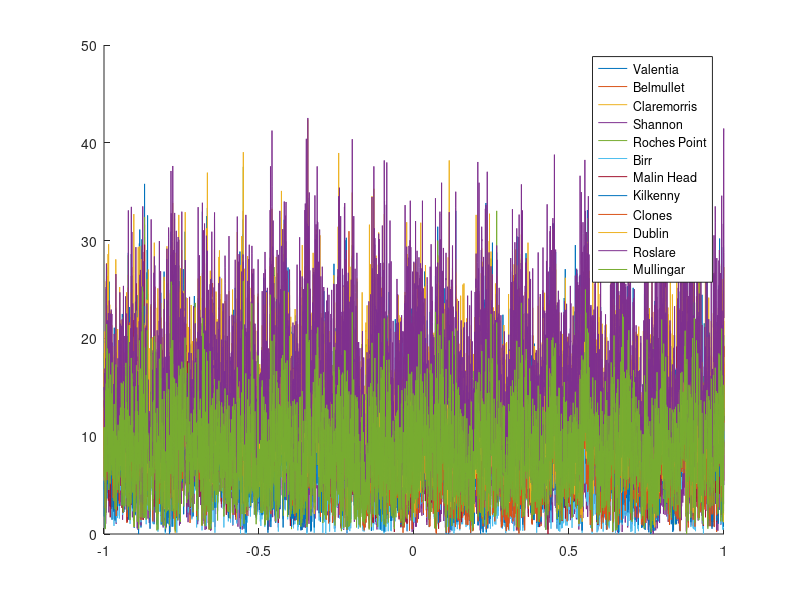
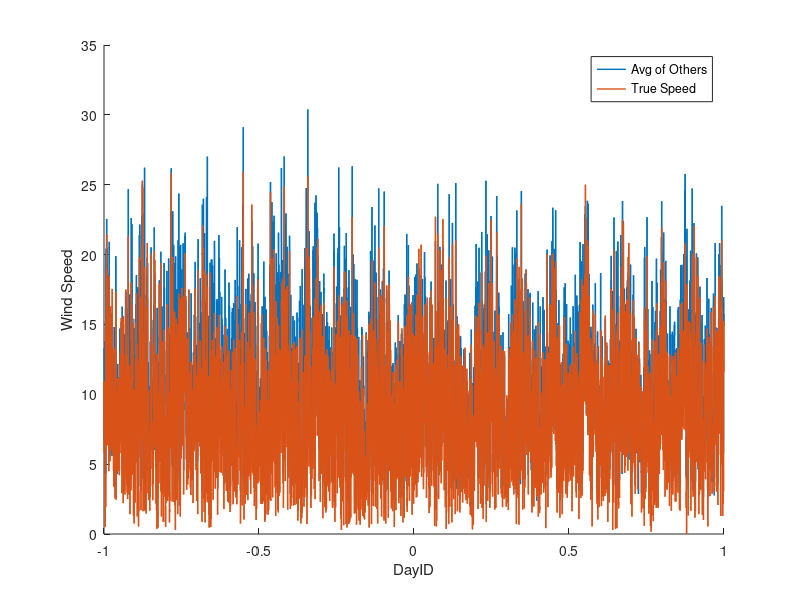

Recreate these plots in MATLAB, in order.
IWD = csvread('irish_wind_nh.csv');

%%%%%%%%%% IWD %%%%%%%%%%

%%%%% COL 1: YEAR
%%%%% COL 2: MONTH
%%%%% COL 3: DAY
%%%%% COL 4: RPT
%%%%% COL 5: VAL
%%%%% COL 6: ROS
%%%%% COL 7: KIL
%%%%% COL 8: SHA
%%%%% COL 9: BIR
%%%%% COL 10: DUB
%%%%% COL 11: CLA
%%%%% COL 12: MUL
%%%%% COL 13: CLO
%%%%% COL 14: BEL
%%%%% COL 15: MAL

IW_LOC = csvread('wind_loc.csv');

%%%%% ORDER OF COLUMNS IS:
%%%%    1       Valentia  VAL C
%%%%    2      Belmullet  BEL C
%%%%    3    Claremorris  CLA N
%%%%    4        Shannon  SHA C
%%%%    5  Roche's Point  RPT C
%%%%    6           Birr  BIR N
%%%%    7      Mullingar  MUL N
%%%%    8     Malin Head  MAL C
%%%%    9       Kilkenny  KIL N
%%%%    10        Clones  CLO N
%%%%    11        Dublin  DUB C
%%%%    12       Roslare  ROS C

size(IWD)
station_id = [5 1 12 9 4 6 11 3 7 10 2 8];
is_coast =   [1 1 1  0 1 0 1  0 0 0  1 1];
%%% MAKE MONTHLY WIND DATASET: We want first XXX columns to be 
%%% STATID (1)/YEAR (2)/MONTH (3)/DAY (4)/DAY_IND (5) /LONG (6)/LAT (7) (no avg-ing by columns)
%%% last column in matrix is WINDSPEED (8)
n.vars = 8;
n.days = size(IWD,1);
n.stations= length(station_id);

IWD_new = zeros(n.days*n.stations,n.vars);

YEARS = unique(IWD(:,1));

for i = 1:n.stations
    cur_id = (i-1)*n.days+1;
    IWD_new(cur_id:(cur_id+n.days-1),:) = [repmat(station_id(i),n.days,1),IWD(:,1), ...
        IWD(:,2), IWD(:,3), (1:n.days)', repmat(IW_LOC(station_id(i),1),n.days,1),...
        repmat(IW_LOC(station_id(i),2),n.days,1), IWD(:,3+i)];
end

% normalize DATA (non-RESPONSE) parts of the data matrix
for col = 2:(size(IWD_new,2)-1)
   IWD_new(:,col) = (IWD_new(:,col) -  mean(IWD_new(:,col)));
   IWD_new(:,col) = IWD_new(:,col)/max(abs(IWD_new(:,col)));
end

% FIRST TRY EXCLUDING MULINGAR FROM TEST DATA;
TRAIN_DATA = IWD_new(IWD_new(:,1)~=7,1:end);
TEST_DATA  = IWD_new(IWD_new(:,1)==7,1:end);
%global TRAIN_DATA;
%global TEST_DATA;




save('full_wind_data.mat','TRAIN_DATA','TEST_DATA','n')


figure(2)
hold on
temp_ind = 5;
wind_ind = 8;
for i = 1:length(unique(TRAIN_DATA(:,1)))
    cur_id = (i-1)*n.days+1;
    inds = cur_id:(cur_id+n.days-1);
    plot(TRAIN_DATA(inds,temp_ind),TRAIN_DATA(inds,end),'LineWidth',0.5);
end

plot(TEST_DATA(:,temp_ind),TEST_DATA(:,end),'LineWidth',0.5)
hold off
legend('Valentia','Belmullet','Claremorris','Shannon','Roches Point',...
    'Birr', 'Malin Head','Kilkenny','Clones','Dublin','Roslare','Mullingar')
m = zeros(n.days,1);
for i = 1:(n.stations-1)
    cur_id = (i-1)*n.days+1;
    inds = cur_id:(cur_id+n.days-1);
    m = m+TRAIN_DATA(inds,end);
end
m = m/(n.stations-1);

figure(3)
hold on
plot(TRAIN_DATA(inds,temp_ind),m, 'LineWidth',1)
xlabel('DayID')
ylabel('Wind Speed')
plot(TEST_DATA(:,temp_ind),TEST_DATA(:,end),'LineWidth',1);
hold off
legend('Avg of Others', 'True Speed');

